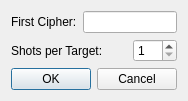
<?xml version="1.0" encoding="UTF-8"?>
<ui version="4.0">
 <class>SifriSeade</class>
 <widget class="QDialog" name="SifriSeade">
  <property name="windowModality">
   <enum>Qt::ApplicationModal</enum>
  </property>
  <property name="geometry">
   <rect>
    <x>0</x>
    <y>0</y>
    <width>174</width>
    <height>95</height>
   </rect>
  </property>
  <property name="windowTitle">
   <string>Add Ciphers</string>
  </property>
  <layout class="QVBoxLayout" name="verticalLayout">
   <item>
    <layout class="QGridLayout" name="gridLayout">
     <item row="0" column="0">
      <widget class="QLabel" name="label">
       <property name="text">
        <string>First Cipher:</string>
       </property>
      </widget>
     </item>
     <item row="0" column="1" colspan="2">
      <widget class="QLineEdit" name="sifriAlgus"/>
     </item>
     <item row="1" column="0" colspan="2">
      <widget class="QLabel" name="label_2">
       <property name="text">
        <string>Shots per Target:</string>
       </property>
      </widget>
     </item>
     <item row="1" column="2">
      <widget class="QSpinBox" name="laskudeArv">
       <property name="minimum">
        <number>1</number>
       </property>
       <property name="maximum">
        <number>5</number>
       </property>
      </widget>
     </item>
    </layout>
   </item>
   <item>
    <widget class="QDialogButtonBox" name="buttonBox">
     <property name="orientation">
      <enum>Qt::Horizontal</enum>
     </property>
     <property name="standardButtons">
      <set>QDialogButtonBox::Cancel|QDialogButtonBox::Ok</set>
     </property>
    </widget>
   </item>
  </layout>
 </widget>
 <resources/>
 <connections>
  <connection>
   <sender>buttonBox</sender>
   <signal>accepted()</signal>
   <receiver>SifriSeade</receiver>
   <slot>accept()</slot>
   <hints>
    <hint type="sourcelabel">
     <x>248</x>
     <y>254</y>
    </hint>
    <hint type="destinationlabel">
     <x>157</x>
     <y>274</y>
    </hint>
   </hints>
  </connection>
  <connection>
   <sender>buttonBox</sender>
   <signal>rejected()</signal>
   <receiver>SifriSeade</receiver>
   <slot>reject()</slot>
   <hints>
    <hint type="sourcelabel">
     <x>316</x>
     <y>260</y>
    </hint>
    <hint type="destinationlabel">
     <x>286</x>
     <y>274</y>
    </hint>
   </hints>
  </connection>
 </connections>
</ui>
